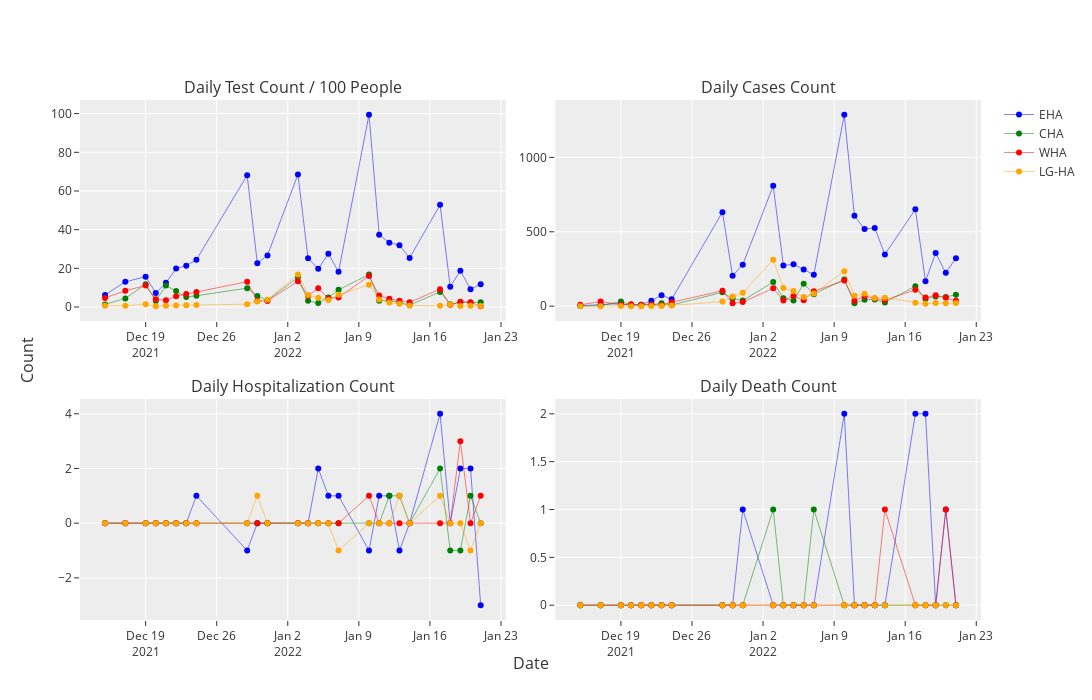

The notebook cell saved with this chart:
### Code cell
# visualizing how each rha compare daily
plot_dailys_rha(eastern_rha_data, central_rha_data, western_rha_data, labradorgrenfell_rha_data)
